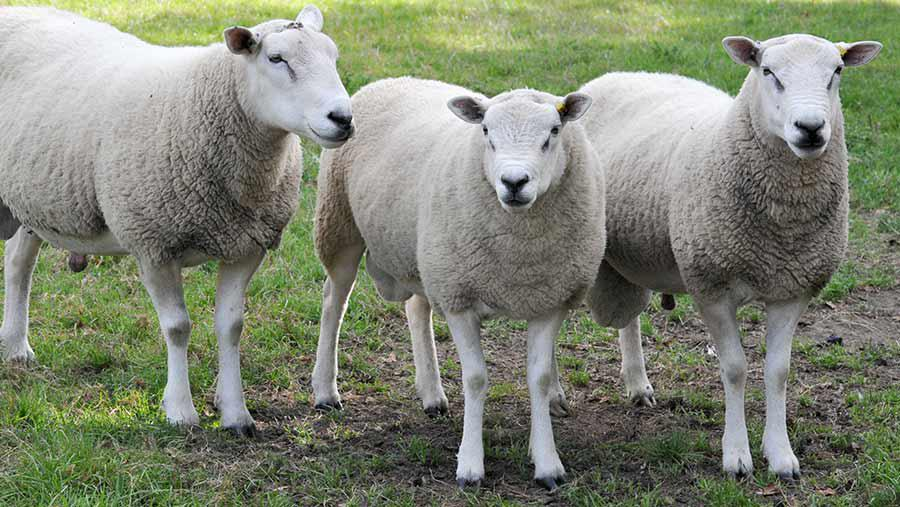
#> input picture sheep.jpg, 900 x 507 px
$ python test1.py
#> lines starting #> are read from the running program, lines starting #| are printed output that depends on the picture

from PIL import Image
import numpy as np
width, height = 520, 520

image1 = Image.open('sheep.jpg')
#> image1 is the input picture: PIL image 900x507 RGB; mean R, G, B 128.2, 133.7, 115.7
image1.show()
image1resized = image1.resize((width, height), Image.BILINEAR)
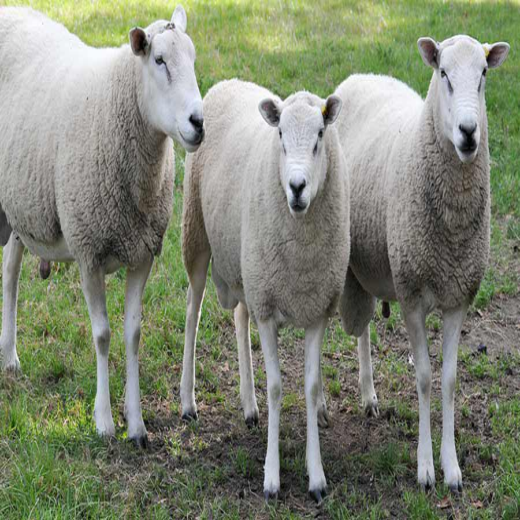
#> image1resized: PIL image 520x520 RGB; mean R, G, B 128.2, 133.8, 115.7
#image1resized.save("BILINEARSHEEP.jpg")
image1resized.show()
array1 = np.asarray(image1resized)
print("Array 1")
print (array1)
#> (printed output is left out)

image2 = Image.open('wolf.jpg')
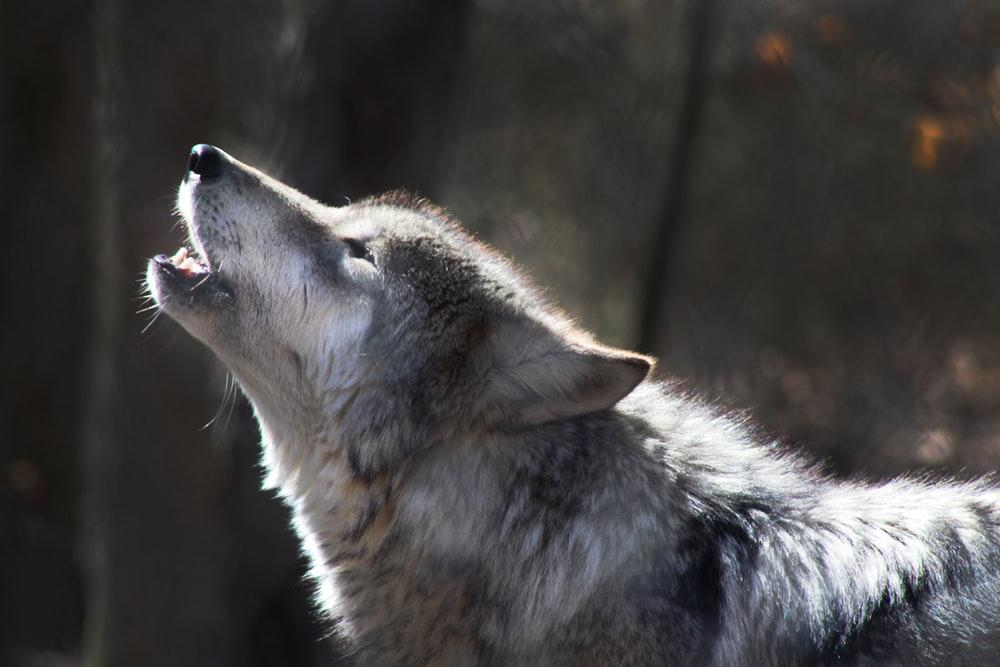
#> input picture wolf.jpg, 1000 x 667 px
#> image2 is the input picture: PIL image 1000x667 RGB; mean R, G, B 68.2, 66.6, 66.6
image2.show()
image2resized = image2.resize((width, height), Image.BILINEAR)
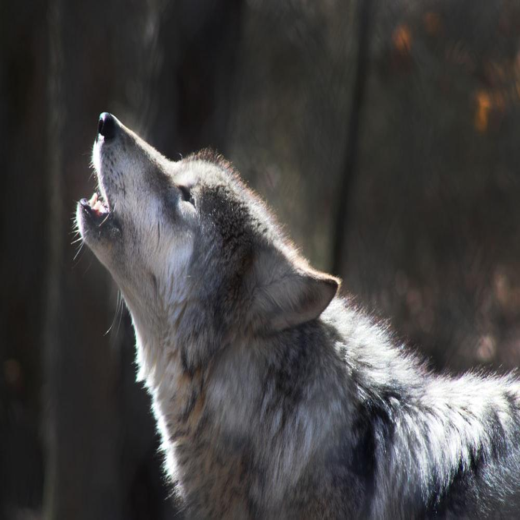
#> image2resized: PIL image 520x520 RGB; mean R, G, B 68.2, 66.7, 66.6
# image2resized.save("BILINEARWOLF.jpg")
image2resized.show()
array2 = np.asarray(image2resized)
print("Array 2")
print(array2)
#> (printed output is left out)

new = array1 + array2
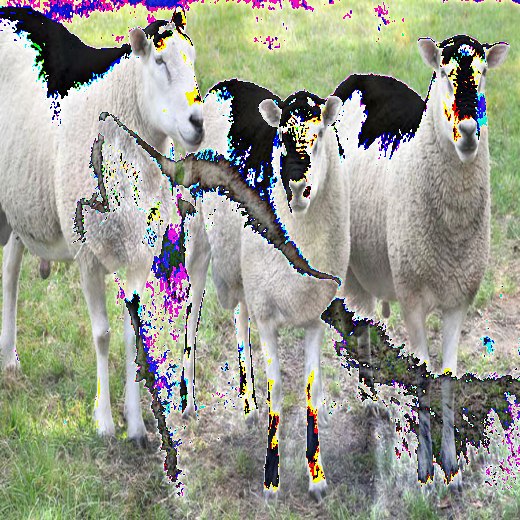
#> new: shape (520, 520, 3); mean R, G, B 153, 155, 142
print("COMBINED)")
print(new)
#> (printed output is left out)

newimage = Image.fromarray(new, 'RGB')
newimage.save('new.jpg')
newimage.show()
